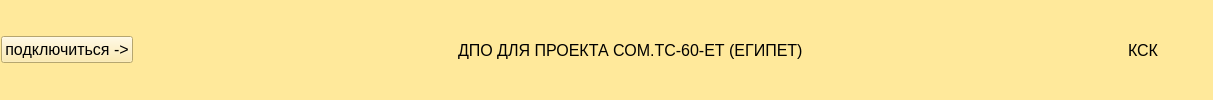
     <widget class="QWidget" name="widget_4" native="true">
      <property name="sizePolicy">
       <sizepolicy hsizetype="Expanding" vsizetype="Minimum">
        <horstretch>0</horstretch>
        <verstretch>0</verstretch>
       </sizepolicy>
      </property>
      <property name="minimumSize">
       <size>
        <width>0</width>
        <height>25</height>
       </size>
      </property>
      <property name="styleSheet">
       <string notr="true">background-color: rgb(255, 233, 155);</string>
      </property>
      <layout class="QHBoxLayout" name="horizontalLayout_2">
       <property name="leftMargin">
        <number>1</number>
       </property>
       <property name="topMargin">
        <number>1</number>
       </property>
       <property name="rightMargin">
        <number>1</number>
       </property>
       <property name="bottomMargin">
        <number>1</number>
       </property>
       <item>
        <widget class="QPushButton" name="pushButton">
         <property name="font">
          <font>
           <pointsize>12</pointsize>
          </font>
         </property>
         <property name="text">
          <string>подключиться -&gt;</string>
         </property>
        </widget>
       </item>
       <item>
        <spacer name="horizontalSpacer">
         <property name="orientation">
          <enum>Qt::Horizontal</enum>
         </property>
         <property name="sizeHint" stdset="0">
          <size>
           <width>319</width>
           <height>20</height>
          </size>
         </property>
        </spacer>
       </item>
       <item>
        <widget class="QLabel" name="label">
         <property name="font">
          <font>
           <pointsize>12</pointsize>
          </font>
         </property>
         <property name="text">
          <string>ДПО ДЛЯ ПРОЕКТА СОМ.ТС-60-ЕТ (ЕГИПЕТ)</string>
         </property>
        </widget>
       </item>
       <item>
        <spacer name="horizontalSpacer_2">
         <property name="orientation">
          <enum>Qt::Horizontal</enum>
         </property>
         <property name="sizeHint" stdset="0">
          <size>
           <width>319</width>
           <height>20</height>
          </size>
         </property>
        </spacer>
       </item>
       <item>
        <widget class="QLabel" name="label_2">
         <property name="font">
          <font>
           <pointsize>12</pointsize>
          </font>
         </property>
         <property name="text">
          <string>КСК            </string>
         </property>
        </widget>
       </item>
      </layout>
     </widget>
